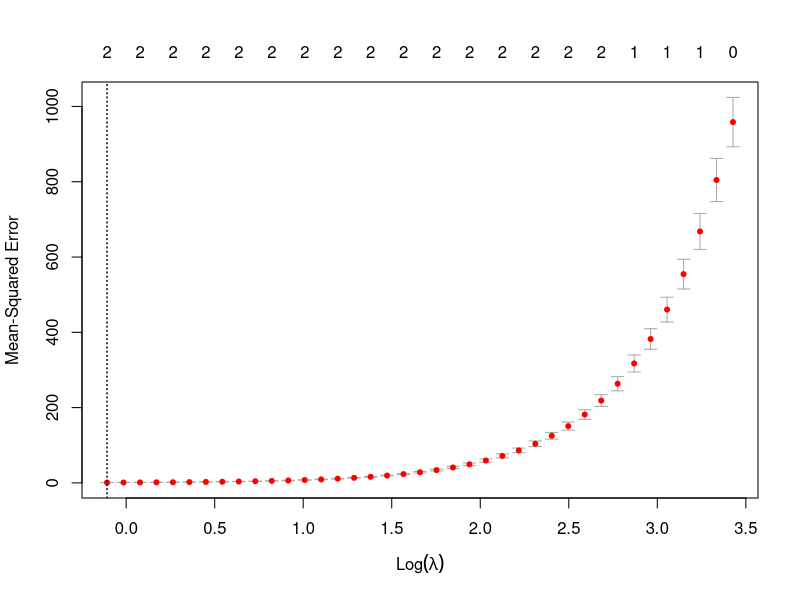

Write R code to recreate this figure. (Note: this script raises an error after producing the figure.)
#lasso regression
library(glmnet)

anar=read.csv("ANAR/HousingANAR.csv")
dt=subset(anar,select = c(reg,develop,level,X,
                          Total.Point.estimate,Children.without.functional.difficulties.Point.estimate,
                          Children.with.functional.difficulties.Point.estimate,Time.period))
str(dt)

y <- anar$Children.without.functional.difficulties.Point.estimate

x <- data.matrix(anar[, c('reg', 'develop', 'level','X',
                          'Total.Point.estimate','Children.without.functional.difficulties.Point.estimate',
                          'Time.period')])


#perform k-fold cross-validation to find optimal lambda value
cv_model <- cv.glmnet(x, y, alpha = 1)

#find optimal lambda value that minimizes test MSE
best_lambda <- cv_model$lambda.min
best_lambda

plot(cv_model)

#find coefficients of best model
best_model <- glmnet(x, y, alpha = 1, lambda = best_lambda)
coef(best_model)

#use fitted best model to make predictions
y_predicted <- predict(best_model, s = best_lambda, newx = x)

#find SST and SSE
sst <- sum((y - mean(y))^2)
sse <- sum((y_predicted - y)^2)

#find R-Squared
rsq <- 1 - sse/sst
rsq
#0.4557332
hey=as.numeric(y_predicted)
preds <- data.frame(cbind(actuals=dt$Children.with.functional.difficulties.Point.estimate, predicteds=hey))

mse = mean((preds$actuals - preds$predicteds)^2)
mae = MAE(preds$actuals, preds$predicteds)
rmse = RMSE(preds$actuals, preds$predicteds)
cat("MSE: ", mse, "MAE: ", mae, " RMSE: ", rmse)
#MSE:  49.02464 MAE:  5.32957  RMSE:  7.00176

x = 1:length(preds$actuals)
plot(x, preds$actuals, col = "red", type = "l", lwd=2,
     main = "anar lasso data prediction")
lines(x, preds$predicteds, col = "blue", lwd=2)
legend("topright",  legend = c("original", "predicted"), 
       fill = c("red", "blue"), col = 2:3,  adj = c(0, 0.6))
grid()
cor(preds)
#              actuals predicteds
# actuals    1.0000000  0.9837811
# predicteds 0.9837811  1.0000000